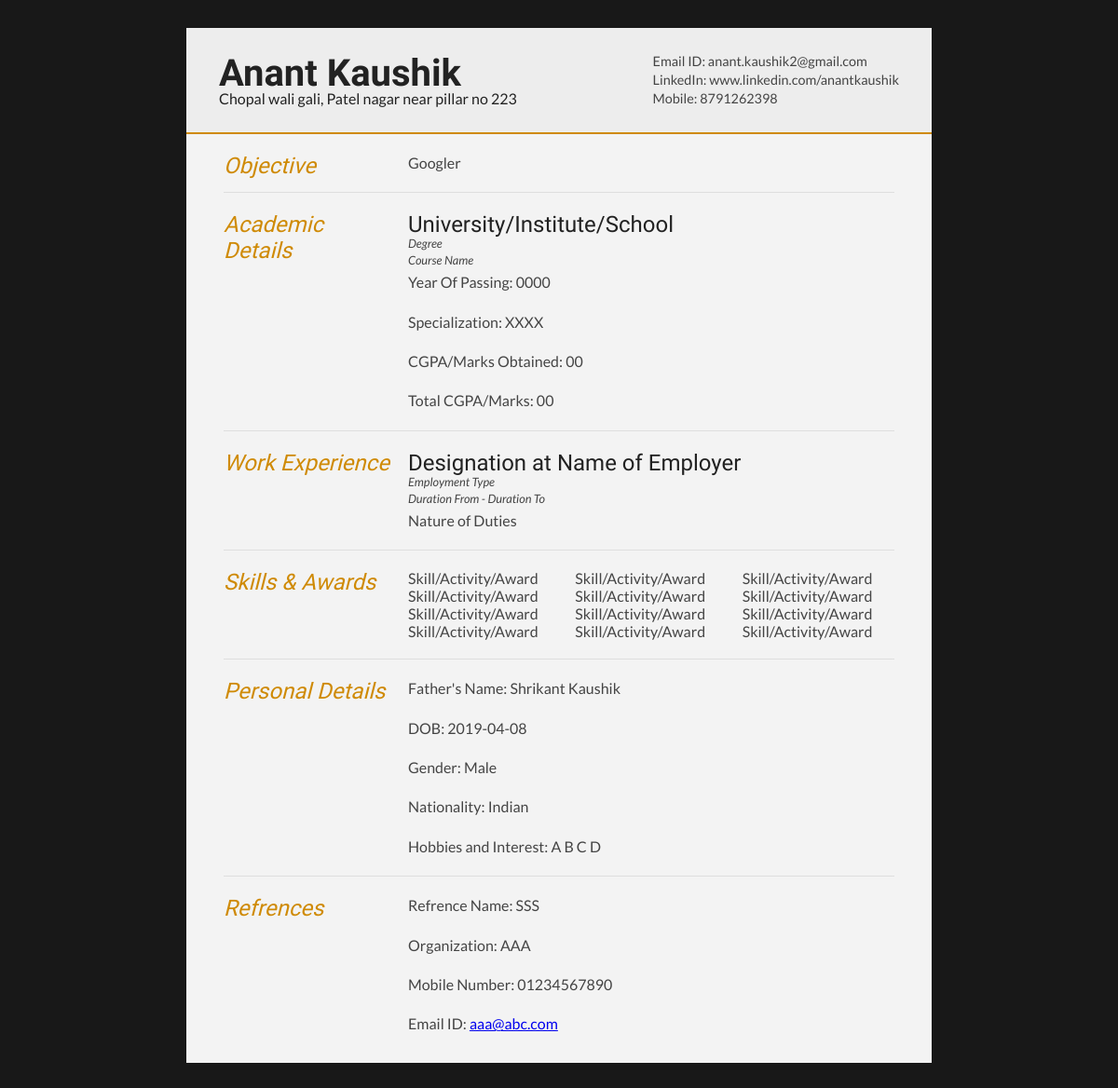
Screenshot of /resume (signed in) with the database file from the repository.
### tables this page shows
CREATE TABLE "user" (
	`uid`	INTEGER NOT NULL,
	`uname`	TEXT DEFAULT Null,
	`uemail`	TEXT DEFAULT Null,
	`umobno`	INTEGER DEFAULT Null,
	`uaddress`	TEXT DEFAULT Null,
	`ulinkedin`	TEXT DEFAULT Null,
	`uportfolio`	TEXT DEFAULT Null,
	`uobjective`	TEXT DEFAULT Null,
	`DOB`	TEXT DEFAULT Null,
	`sex`	TEXT DEFAULT Null,
	`nationality`	TEXT DEFAULT Null,
	`fname`	INTEGER,
	PRIMARY KEY(`uid`)
);

### flask_app.py (the view)
@app.route("/resume")
def resume():
    if 'user' in session:
        def dict_factory(cursor, row):
            d = {}
            for idx, col in enumerate(cursor.description):
                d[col[0]] = row[idx]
            return d
        con = sql.connect("static/resumebuilder.db")
        con.row_factory = dict_factory
        cur = con.cursor()
        cur.execute("select * from user where uid = ?",(session['uid'],))
        details = cur.fetchall()
        print(details)
        return render_template("resume.html",userDetails = details)
    return redirect("/")

### templates/resume.html (shortened to what this page needs)
<!DOCTYPE html>
<html>
<head>
<link type="text/css" rel="stylesheet" href="static/style1.css">
</head>
<body id="top">
<div id="cv" class="instaFade">
	<div class="mainDetails">
		<div id="name">
			<h1 class="quickFade delayTwo">{{userDetails[0]['uname']}}</h1>
			<h5 class="quickFade delayThree">{{userDetails[0]['uaddress']}}</h5>
		</div>
		<div id="contactDetails" class="quickFade delayFour">
			<ul>
				<li>Email ID: <a href="mailto:{{userDetails[0]['uemail']}}" target="_blank">{{userDetails[0]['uemail']}}</a></li>
				{% if userDetails[0]['ulinkedin'] != "NULL" %}
				<li>LinkedIn: <a href="{{userDetails[0]['ulinkedin']}}">{{userDetails[0]['ulinkedin']}}</a></li>
				{% endif %}
				<li>Mobile: {{userDetails[0]['umobno']}}</li>
			</ul>
		</div>
	</div>
	<div id="mainArea" class="quickFade delayFive">
		<section>
			<article>
				<div class="sectionTitle">
					<h1>Objective</h1>
				</div>
				<div class="sectionContent">
					<p>{{userDetails[0]['uobjective']}}</p>
				</div>
			</article>
		</section>
		<section>
			<div class="sectionTitle">
				<h1>Academic Details</h1>
			</div>
			<div class="sectionContent">
				<article>
					<h2>University/Institute/School</h2>
					<p class="subDetails">Degree<br>Course Name</p>
					<p>Year Of Passing: 0000</p>
					<p>Specialization: XXXX</p>
					<p>CGPA/Marks Obtained: 00</p>
					<p>Total CGPA/Marks: 00</p>
				</article>
				</div>
		</section>
		<section>
			<div class="sectionTitle">
				<h1>Work Experience</h1>
			</div>
			<div class="sectionContent">
				<article>
					<h2>Designation at Name of Employer</h2>
					<p class="subDetails">Employment Type<br>Duration From - Duration To</p>
					<p>Nature of Duties</p>
				</article>
			</div>
		</section>
		<section>
			<div class="sectionTitle">
				<h1>Skills & Awards</h1>
			</div>
			<div class="sectionContent">
				<ul class="keySkills">
					<li>Skill/Activity/Award</li>
					<li>Skill/Activity/Award</li>
					<li>Skill/Activity/Award</li>
					<li>Skill/Activity/Award</li>
					<li>Skill/Activity/Award</li>
					<li>Skill/Activity/Award</li>
					<li>Skill/Activity/Award</li>
					<li>Skill/Activity/Award</li>
					<li>Skill/Activity/Award</li>
					<li>Skill/Activity/Award</li>
					<li>Skill/Activity/Award</li>
					<li>Skill/Activity/Award</li>
				</ul>
			</div>
		</section>
		{% if userDetails[0]['DOB'] != "NULL" %}
		<section>
			<div class="sectionTitle">
				<h1>Personal Details</h1>
			</div>
			<div class="sectionContent">
				<article>
					{% if userDetails[0]['fname'] != "NULL" %}
					<p>Father's Name: {{userDetails[0]['fname']}}</p>
					{% endif %}
					<p>DOB: {{userDetails[0]['DOB']}}</p>
					{% if userDetails[0]['sex'] != "NULL" %}
					<p>Gender: {{userDetails[0]['sex']}}</p>
					{% endif %}
					{% if userDetails[0]['nationality'] != "NULL" %}
					<p>Nationality: {{userDetails[0]['nationality']}}</p>
					{% endif %}
					<p>Hobbies and Interest: A B C D</p>
				</article>
				</div>
		</section>
		{% endif %}
		<section>
			<div class="sectionTitle">
				<h1>Refrences</h1>
			</div>
			<div class="sectionContent">
				<article>
					<p>Refrence Name: SSS</p>
					<p>Organization: AAA</p>
					<p>Mobile Number: 01234567890</p>
					<p>Email ID: <a href="mailto:aaa@abc.com" target="_blank">aaa@abc.com</a></p>
				</article>
				</div>
		</section>
	</div>
</div>
</body>
</html>

### static/style1.css (style rules this page uses)
html,body,div,span,object,iframe,h1,h2,h3,h4,h5,h6,p,blockquote,pre,abbr,address,cite,code,del,dfn,em,img,ins,kbd,q,samp,small,strong,sub,sup,var,b,i,dl,dt,dd,ol,ul,li,fieldset,form,label,legend,table,caption,tbody,tfoot,thead,tr,th,td,article,aside,canvas,details,figcaption,figure,footer,header,hgroup,menu,nav,section,summary,time,mark,audio,video { border:0; font:inherit; font-size:100%; margin:0; padding:0; vertical-align:baseline; }
article,aside,details,figcaption,figure,footer,header,hgroup,menu,nav,section { display:block; }
html, body { background: #181818; font-family: 'Lato', helvetica, arial, sans-serif; font-size: 16px; color: #222; }
p { font-size: 1em; line-height: 1.4em; margin-bottom: 20px; color: #444; }
#cv { width: 90%; max-width: 800px; background: #f3f3f3; margin: 30px auto; }
.mainDetails { padding: 25px 35px; border-bottom: 2px solid #cf8a05; background: #ededed; }
#name h1 { font-size: 2.5em; font-weight: 700; font-family: 'Rokkitt', Helvetica, Arial, sans-serif; margin-bottom: -6px; }
#mainArea { padding: 0 40px; }
#name { float: left; }
#contactDetails { float: right; }
#contactDetails ul { list-style-type: none; font-size: 0.9em; margin-top: 2px; }
#contactDetails ul li { margin-bottom: 3px; color: #444; }
#contactDetails ul li a, a[href^=tel] { color: #444; text-decoration: none; -webkit-transition: all .3s ease-in; -moz-transition: all .3s ease-in; -o-transition: all .3s ease-in; -ms-transition: all .3s ease-in; transition: all .3s ease-in; }
section { border-top: 1px solid #dedede; padding: 20px 0 0; }
section:first-child { border-top: 0; }
section:last-child { padding: 20px 0 10px; }
.sectionTitle { float: left; width: 25%; }
.sectionContent { float: right; width: 72.5%; }
.sectionTitle h1 { font-family: 'Rokkitt', Helvetica, Arial, sans-serif; font-style: italic; font-size: 1.5em; color: #cf8a05; }
.sectionContent h2 { font-family: 'Rokkitt', Helvetica, Arial, sans-serif; font-size: 1.5em; margin-bottom: -2px; }
.subDetails { font-size: 0.8em; font-style: italic; margin-bottom: 3px; }
.keySkills { list-style-type: none; -moz-column-count:3; -webkit-column-count:3; column-count:3; margin-bottom: 20px; font-size: 1em; color: #444; }
.instaFade { -webkit-animation-name: reset, fade-in; -webkit-animation-duration: 1.5s; -webkit-animation-timing-function: ease-in; -moz-animation-name: reset, fade-in; -moz-animation-duration: 1.5s; -moz-animation-timing-function: ease-in; animation-name: reset, fade-in; animation-duration: 1.5s; animation-timing-function: ease-in; }
.quickFade { -webkit-animation-name: reset, fade-in; -webkit-animation-duration: 2.5s; -webkit-animation-timing-function: ease-in; -moz-animation-name: reset, fade-in; -moz-animation-duration: 2.5s; -moz-animation-timing-function: ease-in; animation-name: reset, fade-in; animation-duration: 2.5s; animation-timing-function: ease-in; }
.delayTwo { -webkit-animation-delay: 0, 1s; -moz-animation-delay: 0, 1s; animation-delay: 0, 1s; }
.delayThree { -webkit-animation-delay: 0, 1.5s; -moz-animation-delay: 0, 1.5s; animation-delay: 0, 1.5s; }
.delayFour { -webkit-animation-delay: 0, 2s; -moz-animation-delay: 0, 2s; animation-delay: 0, 2s; }
.delayFive { -webkit-animation-delay: 0, 2.5s; -moz-animation-delay: 0, 2.5s; animation-delay: 0, 2.5s; }

### rows the page displays
user: uname "Anant Kaushik", uaddress "Chopal wali gali, Patel nagar near pillar no 223", uemail "anant.kaushik2@gmail.com", ulinkedin "www.linkedin.com/anantkaushik", umobno "8791262398", uobjective "Googler", fname "Shrikant Kaushik", DOB "2019-04-08", sex "Male", nationality "Indian"
